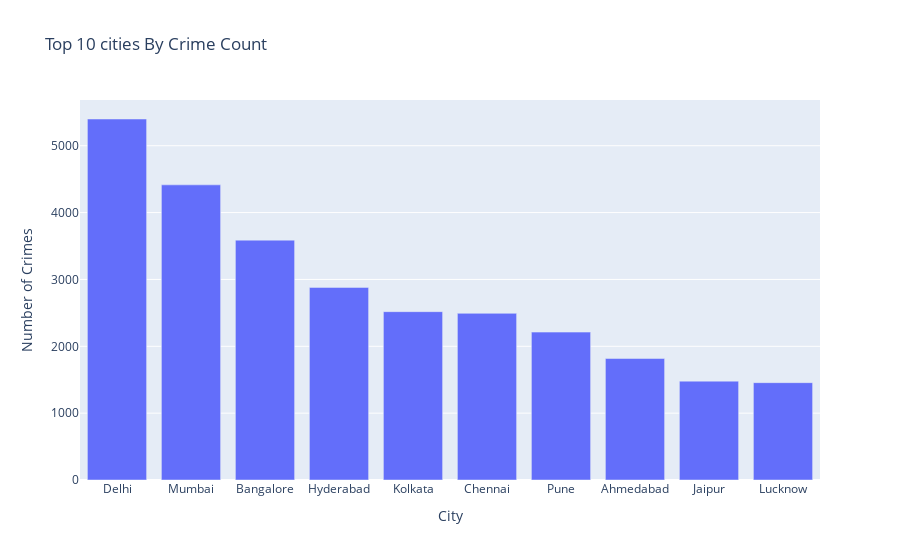

The notebook cell this image was saved under:
### Code cell
fig = px.bar(top_10_cities, x = 'City', y = 'Count', 
title = 'Top 10 cities By Crime Count', 
labels = {'City' : 'City', 'Count' : 'Number of Crimes'})
fig.update_layout(xaxis = {'categoryorder' : 'total descending'})
fig.show()

### Figure 1 — Plotly figure (JSON) as saved in the notebook; plotly's stock layout.template omitted (floating-point values rounded to 4 significant figures)
{"data": [{"alignmentgroup": "True", "hovertemplate": "City=%{x}<br>Number of Crimes=%{y}<extra></extra>", "legendgroup": "", "marker": {"color": "#636efa", "pattern": {"shape": ""}}, "name": "", "offsetgroup": "", "orientation": "v", "showlegend": false, "textposition": "auto", "type": "bar", "x": ["Delhi", "Mumbai", "Bangalore", "Hyderabad", "Kolkata", "Chennai", "Pune", "Ahmedabad", "Jaipur", "Lucknow"], "xaxis": "x", "y": [5400, 4415, 3588, 2881, 2518, 2493, 2212, 1817, 1479, 1456], "yaxis": "y"}], "layout": {"barmode": "relative", "legend": {"tracegroupgap": 0}, "title": {"text": "Top 10 cities By Crime Count"}, "xaxis": {"anchor": "y", "categoryorder": "total descending", "domain": [0, 1], "title": {"text": "City"}}, "yaxis": {"anchor": "x", "domain": [0, 1], "title": {"text": "Number of Crimes"}}}}
